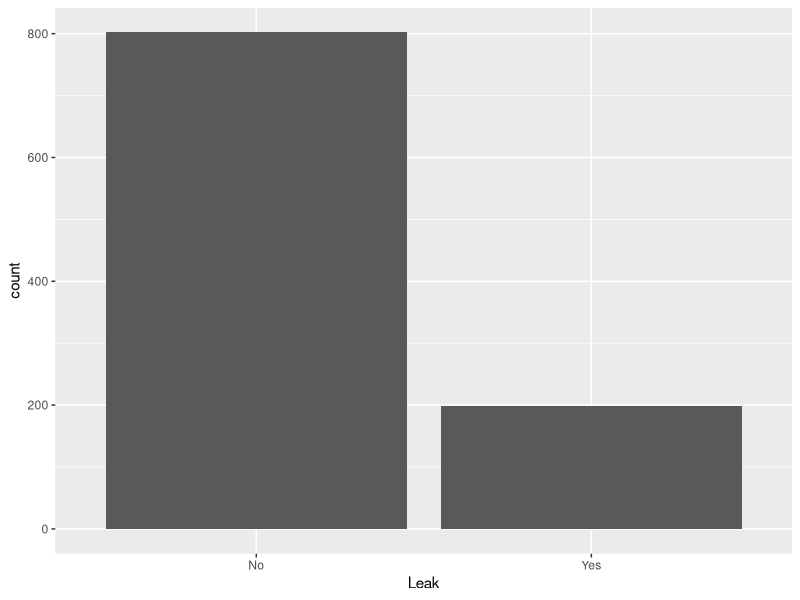
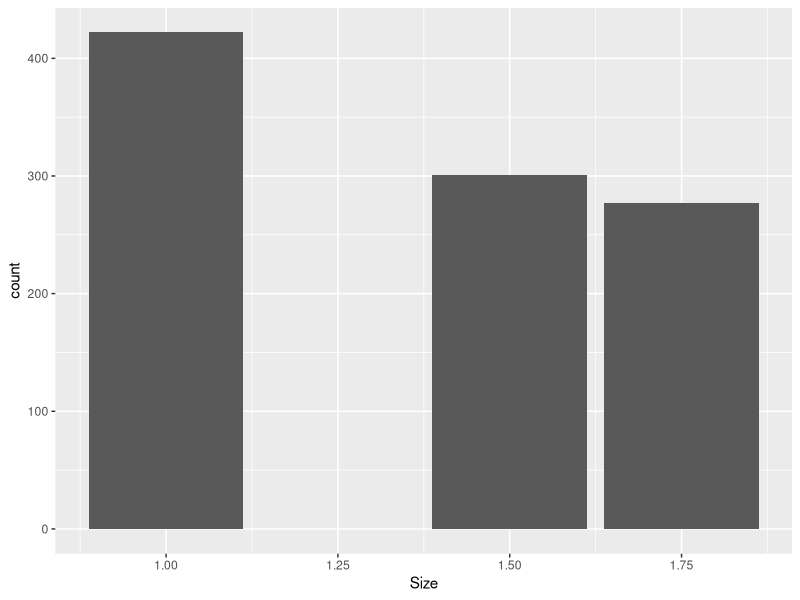
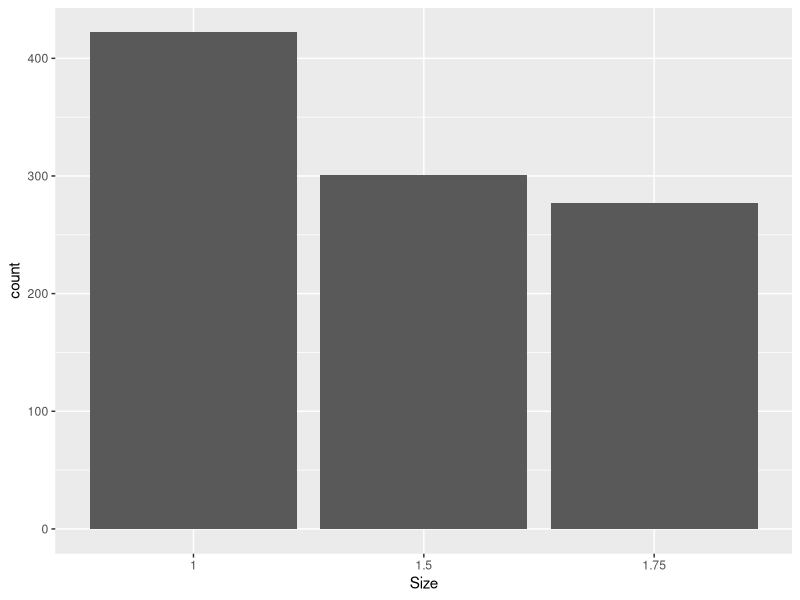
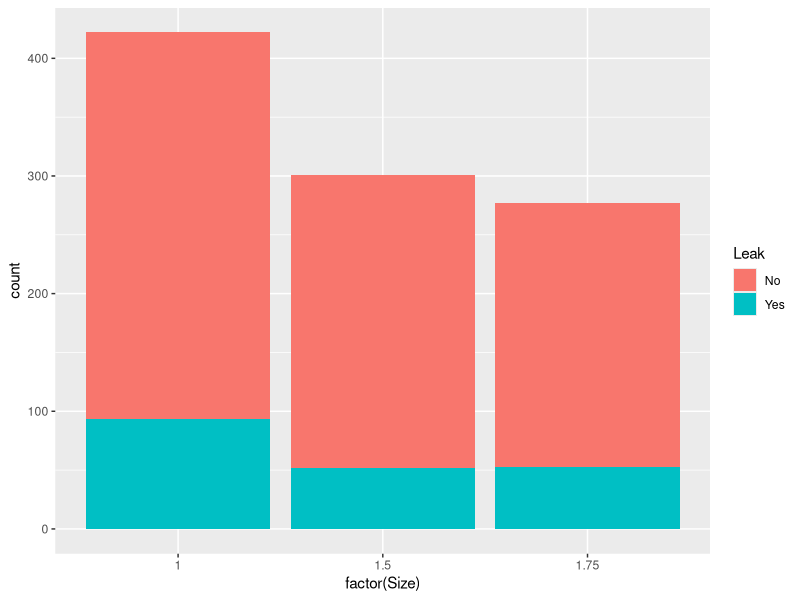
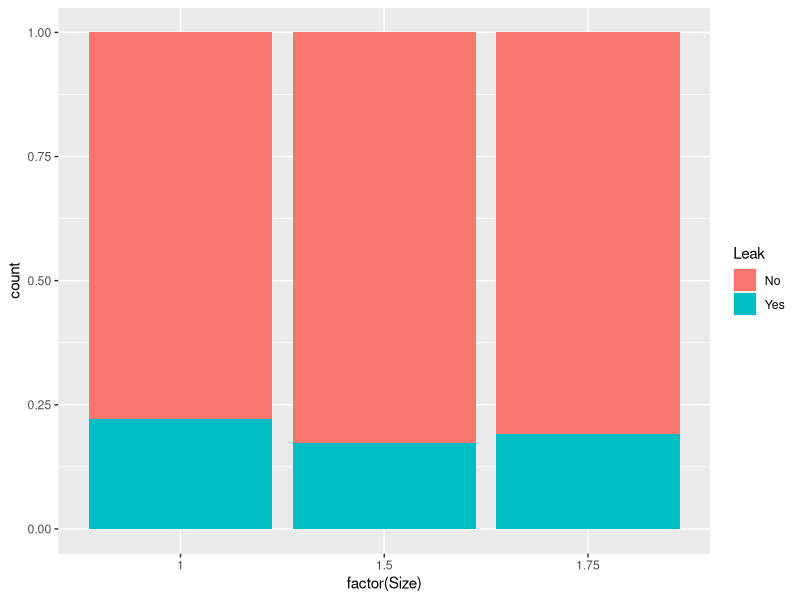
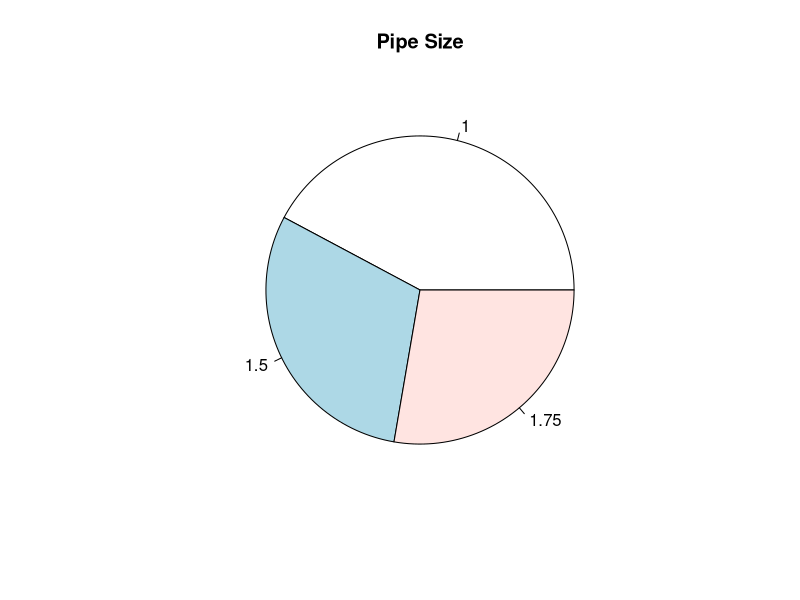

These figures' R source, in order:
## ---- chunk 1
knitr::opts_chunk$set(fig.width = 4, fig.height = 4, fig.align = "center")
## ---- chunk 2
library(dplyr)
library(rio)
library(ggplot2)
library(knitr)
library(xtable)

set.seed(1)
n <- 1000
pipeline <- data_frame(Leak = sample(c("Yes", "No"), n, prob = c(0.2,0.8), TRUE),
                       Size = sample(c(1.5, 1.0, 1.75), n, prob=c(0.3, 0.4, 0.3), TRUE),
                       Material = sample(c("Steel", "Aldyl A"), n, TRUE),
                       Pressure = sample(c("Low", "Med", "High"), n, TRUE))
## ---- chunk 3
pipeline %>% 
  group_by(Leak) %>% 
  summarize(Count=n()) %>% 
  mutate(Proportion = Count/sum(Count))
## ---- chunk 4
with(pipeline, table(Leak, Size))
## ---- chunk 5
pipeline %>% 
  group_by(Leak, Size) %>% 
  summarise(n = n())
## ---- chunk 6
addmargins(with(pipeline, table(Leak, Size)))
## ---- chunk 7
addmargins(prop.table(with(pipeline, table(Leak, Size))))
## ---- chunk 8
pipeline %>% 
  ggplot(aes(x = Leak)) + geom_bar()
## ---- chunk 9
str(pipeline)
## ---- chunk 10
pipeline$Leak[1:10]
## ---- chunk 11
pipeline$Leak <- factor(pipeline$Leak)
str(pipeline)
pipeline$Leak[1:10]
## ---- chunk 12
pipeline %>% 
  ggplot(aes(x = Size)) + geom_bar()
## ---- chunk 13
pipeline %>% 
  ggplot(aes(x = factor(Size))) + geom_bar() + xlab("Size")
## ---- chunk 14
pipeline %>% 
  ggplot(aes(x = factor(Size))) + geom_bar(aes(fill = Leak))
## ---- chunk 15
pipeline %>% 
  ggplot(aes(x = factor(Size))) + geom_bar(aes(fill = Leak), position="fill")
## ---- chunk 16
pie(table(pipeline$Size), main = "Pipe Size")
## ---- chunk 17
with(pipeline, table(Leak, Size))
